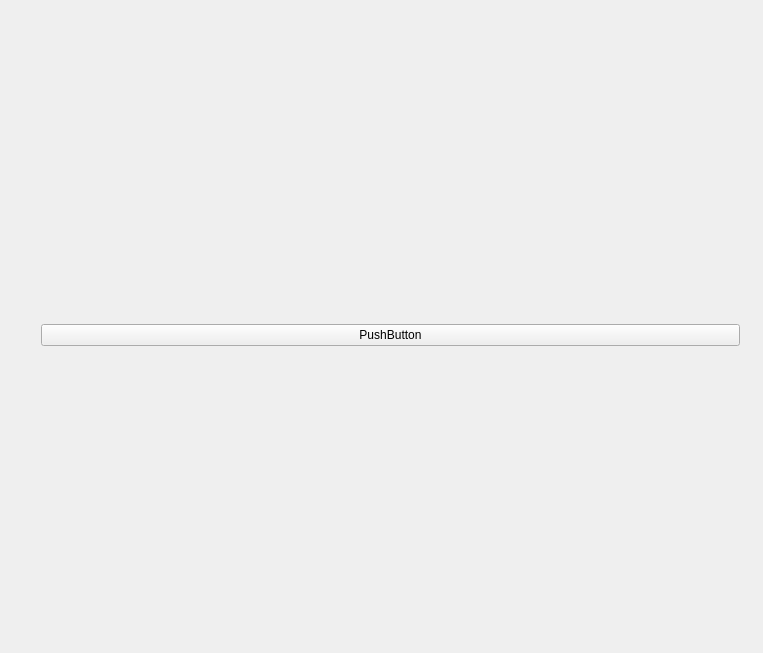
<?xml version="1.0" encoding="UTF-8"?>
<ui version="4.0">
 <class>Widget</class>
 <widget class="QWidget" name="Widget">
  <property name="geometry">
   <rect>
    <x>0</x>
    <y>0</y>
    <width>763</width>
    <height>653</height>
   </rect>
  </property>
  <property name="windowTitle">
   <string>Widget</string>
  </property>
  <widget class="QWidget" name="verticalLayoutWidget">
   <property name="geometry">
    <rect>
     <x>30</x>
     <y>30</y>
     <width>721</width>
     <height>611</height>
    </rect>
   </property>
   <layout class="QVBoxLayout" name="verticalLayout_3">
    <item>
     <widget class="QPushButton" name="pushButton">
      <property name="text">
       <string>PushButton</string>
      </property>
     </widget>
    </item>
   </layout>
  </widget>
 </widget>
 <layoutdefault spacing="6" margin="11"/>
 <resources/>
 <connections/>
</ui>
